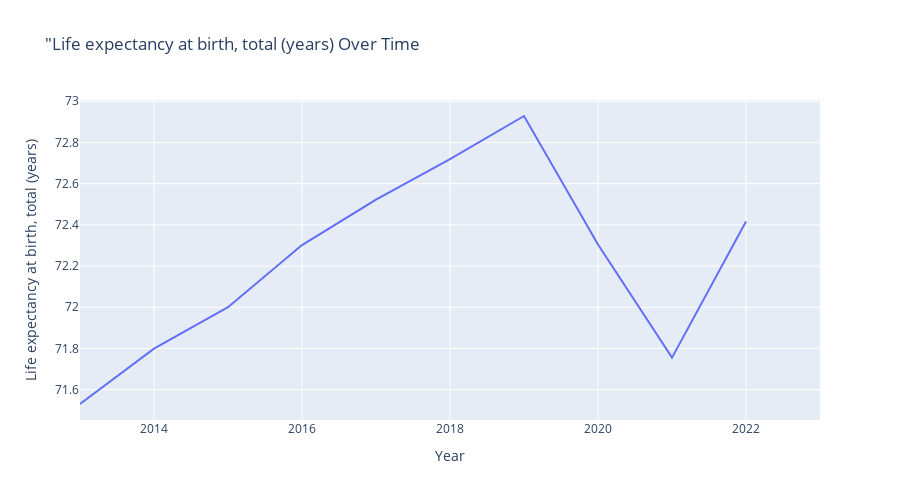

Notebook code for this chart:
### Code cell
fig1 = px.line(
    lifeexpectancy_avg,
    x="Year",
    y= "Life expectancy at birth, total (years)",
    title='"Life expectancy at birth, total (years) Over Time',
    width=900,     
    height=500)
fig1

### Figure 1 — Plotly figure (JSON) as saved in the notebook; plotly's stock layout.template omitted (floating-point values rounded to 4 significant figures)
{"data": [{"hovertemplate": "Year=%{x}<br>Life expectancy at birth, total (years)=%{y}<extra></extra>", "legendgroup": "", "line": {"color": "#636efa", "dash": "solid"}, "marker": {"symbol": "circle"}, "mode": "lines", "name": "", "orientation": "v", "showlegend": false, "type": "scatter", "x": [2013, 2014, 2015, 2016, 2017, 2018, 2019, 2020, 2021, 2022, 2023], "xaxis": "x", "y": [71.53, 71.8, 72.0, 72.3, 72.52, 72.72, 72.93, 72.3, 71.76, 72.42, null], "yaxis": "y"}], "layout": {"height": 500, "legend": {"tracegroupgap": 0}, "title": {"text": "\"Life expectancy at birth, total (years) Over Time"}, "width": 900, "xaxis": {"anchor": "y", "autorange": true, "domain": [0, 1], "range": [2013, 2023], "title": {"text": "Year"}, "type": "linear"}, "yaxis": {"anchor": "x", "autorange": true, "domain": [0, 1], "range": [71.45, 73.01], "title": {"text": "Life expectancy at birth, total (years)"}, "type": "linear"}}}
